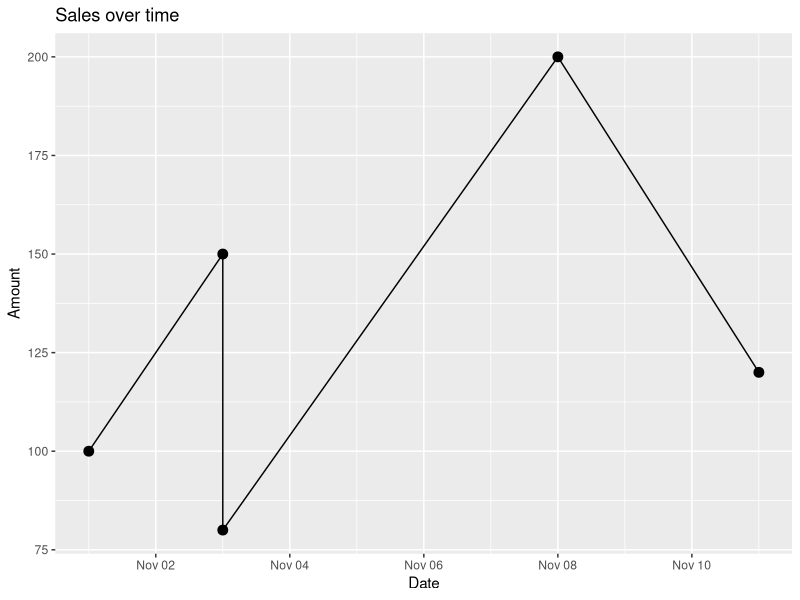

This chart was generated by the following R code:
## ---- chunk 1
#| label: setup
#| include: false
knitr::opts_chunk$set(
  echo = TRUE,
  message = FALSE,
  warning = FALSE,
  fig.width = 6,
  fig.height = 3.6,
  fig.align = "center",
  dpi = 120,
  error = TRUE,
  fig.path = "_figs/lubridate-dates/"
)
library(tidyverse)
## ---- chunk 2
x <- "2026-11-11"
class(x)
## ---- chunk 3
library(tidyverse)
library(lubridate)
## ---- chunk 4
class(as.Date("2026-11-11"))
class(as.POSIXct("2026-11-11 14:30:00", tz = "UTC"))
class(strptime("2026-11-11 14:30:00", format = "%Y-%m-%d %H:%M:%S", tz = "UTC"))
class(parse_time("14:30:00"))
## ---- chunk 5
ymd("2017-01-31")
ymd_hms("2017-01-31 20:11:59")
## ---- chunk 6
class(as.Date("2026-11-11") - as.Date("2026-11-01"))
class(ddays(1))
class(days(1))
class(interval(ymd("2026-11-01"), ymd("2026-11-11")))
## ---- chunk 7
x <- "2026-11-11"
d <- as.Date(x)
d
class(d)
## ---- chunk 8
as.Date("11/25/2026", format = "%m/%d/%Y")
as.Date("25-Nov-2026", format = "%d-%b-%Y")
## ---- chunk 9
dt <- as.POSIXct(
  "2026-11-11 14:30:00",
  format = "%Y-%m-%d %H:%M:%S",
  tz = "UTC"
)
dt
class(dt)
## ---- chunk 10
lt <- strptime(
  "11/25/2026 14:30",
  format = "%m/%d/%Y %H:%M",
  tz = "UTC"
)
lt
class(lt)
## ---- chunk 11
d <- as.Date("2026-11-11")
format(d, "%B %d, %Y")
format(d, "%Y")
class(format(d, "%Y"))
## ---- chunk 12
parse_date("2026-11-11")
parse_date("11/25/2026", format = "%m/%d/%Y")

parse_datetime("2026-11-11 14:30:00")

parse_time("14:30:00")
parse_time("2:30pm")
## ---- chunk 13
#| warning: true
dates <- parse_date(c("2026-11-11", "2026-13-25", "2026-12-01"))
dates
problems(dates)
## ---- chunk 14
ymd("2026-11-25")
mdy("11/25/2026")
dmy("25/11/2026")

ymd("2017-01-31")
mdy("January 31st, 2017")
dmy("31-Jan-2017")
## ---- chunk 15
x <- "11/25/2026"
as.Date(x, format = "%m/%d/%Y")
parse_date(x, format = "%m/%d/%Y")
mdy(x)
## ---- chunk 16
ymd_hms("2026-11-11 14:30:45", tz = "UTC")
ymd_hm("2026-11-11 14:30", tz = "UTC")
mdy_hms("11/11/2026 14:30:45", tz = "UTC")
dmy_hm("11 November 2026 14:30", tz = "UTC")

ymd_hms("2017-01-31 20:11:59")
mdy_hm("01/31/2017 08:15")
## ---- chunk 17
make_date(2017, 1, 31)
make_datetime(2017, 1, 31, 20, 11, 59)
## ---- chunk 18
as_date("2026-11-11")
as_datetime("2026-11-11 14:30:00")
as_datetime(as_date("2026-11-11"))
as_datetime(as_date("2026-11-11"), tz = "America/New_York")
## ---- chunk 19
#| warning: true
as_date("11/25/2026")
as_date("11/25/2026", format = "%m/%d/%Y")
## ---- chunk 20
as_date(0)
as_date(1)
as_datetime(0)
as_datetime(3600)
## ---- chunk 21
ny <- ymd_hms("2026-11-11 22:00:00", tz = "America/New_York")
ny
with_tz(ny, "UTC")
as.Date(ny)
as_date(ny)
as_date(ny, tz = "UTC")
## ---- chunk 22
d <- ymd("2026-11-11")
year(d)
month(d)
day(d)
month(d, label = TRUE)
wday(d, label = TRUE)
## ---- chunk 23
dt <- ymd_hms("2016-07-08 12:34:56")
year(dt)
month(dt)
month(dt, label = TRUE)
day(dt)
wday(dt)
wday(dt, label = TRUE)
hour(dt)
yday(dt)
quarter(dt)
## ---- chunk 24
format(d, "%Y")
class(format(d, "%Y"))
year(d)
class(year(d))
## ---- chunk 25
d <- ymd("2026-11-11")
year(d) <- 2027
d
month(d) <- 12
d
## ---- chunk 26
d <- ymd("2026-11-11")
d + days(10)
d + months(2)
d + years(1)
## ---- chunk 27
start <- ymd("2026-11-01")
end <- ymd("2026-11-11")
end - start
## ---- chunk 28
interval(start, end)
time_length(interval(start, end), unit = "days")
## ---- chunk 29
d <- ymd("2026-11-11")
floor_date(d, unit = "month")
ceiling_date(d, unit = "month")
## ---- chunk 30
dminutes(90)
ddays(1)
## ---- chunk 31
days(1)
## ---- chunk 32
i <- interval(ymd("2026-01-01"), ymd("2026-03-01"))
i
i / ddays(1)
i / months(1)
ymd("2026-02-01") %within% i
## ---- chunk 33
x <- ymd_hms("2026-03-07 12:00:00", tz = "America/New_York")
x + ddays(1)
x + days(1)
## ---- chunk 34
y <- ymd_hms("2026-03-10 12:00:00", tz = "America/New_York")
y + ddays(1)
y + days(1)
## ---- chunk 35
z <- ymd_hms("2026-10-31 12:00:00", tz = "America/New_York")
z + ddays(1)
z + days(1)
## ---- chunk 36
ymd("2026-01-31") + months(1)
ymd("2026-01-31") %m+% months(1)
ymd("2024-01-01") + years(1)
## ---- chunk 37
ymd("2016-01-01") + ddays(365)
ymd("2016-01-01") + days(365)
ymd("2016-01-01") + years(1)
ymd("2016-01-01") + dyears(1)
## ---- chunk 38
dt <- ymd_hms("2026-11-11 14:30:00", tz = "UTC")
with_tz(dt, "America/New_York")
force_tz(dt, "America/New_York")
## ---- chunk 39
x <- ymd_hms("2020-03-08 01:30:00")
x
force_tz(x, "America/New_York")
with_tz(x, "America/New_York")
## ---- chunk 40
toy <- tibble(
  start = mdy_hm(c("3/13/2016 1:30", "3/13/2016 1:30")),
  end   = mdy_hm(c("3/13/2016 3:30", "3/13/2016 3:30"))
)
toy |>
  mutate(
    start_ny = force_tz(start, "America/New_York"),
    end_ny = force_tz(end, "America/New_York"),
    hours_utc = as.numeric(end - start, units = "hours"),
    hours_ny = as.numeric(end_ny - start_ny, units = "hours")
  ) |>
  select(hours_utc, hours_ny)
## ---- chunk 41
sales <- tibble(
  customer = c("A", "B", "C", "D", "E"),
  date_string = c(
    "11/01/2026",
    "11/03/2026",
    "11/03/2026",
    "11/08/2026",
    "11/11/2026"
  ),
  amount = c(100, 150, 80, 200, 120)
)

sales <- sales |>
  mutate(
    date = mdy(date_string),
    year = year(date),
    month = month(date),
    weekday = wday(date, label = TRUE)
  )

sales
## ---- chunk 42
sales |>
  group_by(weekday) |>
  summarise(total_sales = sum(amount), .groups = "drop")
## ---- chunk 43
#| label: sales-plot
#| fig-alt: "Sales amounts from November 1 to November 11, 2026, with two points on November 3."
sales |>
  ggplot(aes(x = date, y = amount)) +
  geom_point(size = 3) +
  geom_line(group = 1) +
  labs(title = "Sales over time", x = "Date", y = "Amount")
## ---- chunk 44
events <- tribble(
  ~year, ~month, ~day,
  2009,     12,   31,
  2010,      1,   15,
  2010,      2,    1,
  2010,      3,   10
)
